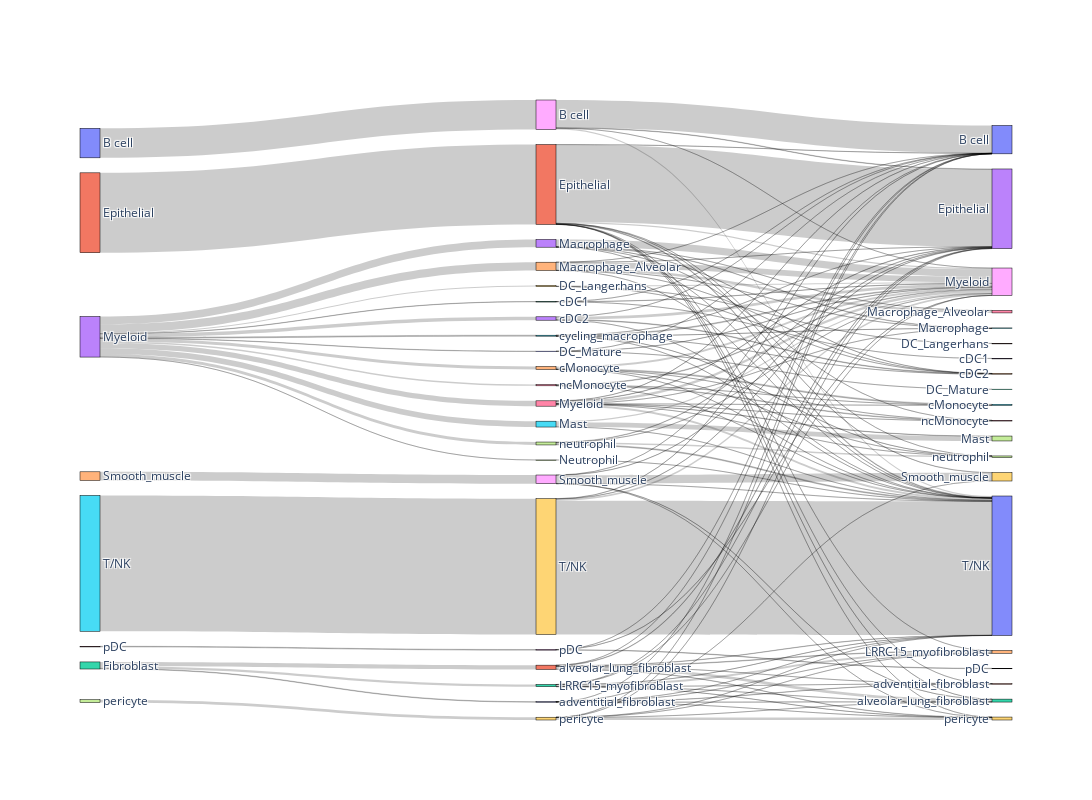

Write notebook code for a chart like this one.
### Code cell
fig_g_3 = make_sankey(pred_adatag_3, 'predicted_labels', 'finer_cell_types', categorise_glanser, 7, 22, labels_3)
fig_g_3.show()

### Figure 1 — Plotly figure (JSON) as saved in the notebook; plotly's stock layout.template omitted (floating-point values rounded to 4 significant figures; data arrays with more than 128 entries replaced by an {"elided": "..."} marker saying what was removed)
{"data": [{"link": {"source": {"elided": "616 int values"}, "target": {"elided": "616 int values"}, "value": {"elided": "616 int values"}}, "node": {"label": ["B cell", "Epithelial", "Fibroblast", "Myeloid", "Smooth_muscle", "T/NK", "pDC", "pericyte", "B cell", "DC_Langerhans", "DC_Mature", "Epithelial", "LRRC15_myofibroblast", "Macrophage", "Macrophage_Alveolar", "Mast", "Myeloid", "Neutrophil", "Smooth_muscle", "T/NK", "adventitial_fibroblast", "alveolar_lung_fibroblast", "cDC1", "cDC2", "cMonocyte", "cycling_macrophage", "ncMonocyte", "neutrophil", "pDC", "pericyte", "B cell", "DC_Langerhans", "DC_Mature", "Epithelial", "LRRC15_myofibroblast", "Macrophage", "Macrophage_Alveolar", "Mast", "Myeloid", "Smooth_muscle", "T/NK", "adventitial_fibroblast", "alveolar_lung_fibroblast", "cDC1", "cDC2", "cMonocyte", "ncMonocyte", "neutrophil", "pDC", "pericyte"], "line": {"color": "black", "width": 0.5}, "pad": 15, "thickness": 20}, "type": "sankey"}], "layout": {"autosize": false, "height": 800, "width": 1300}}
